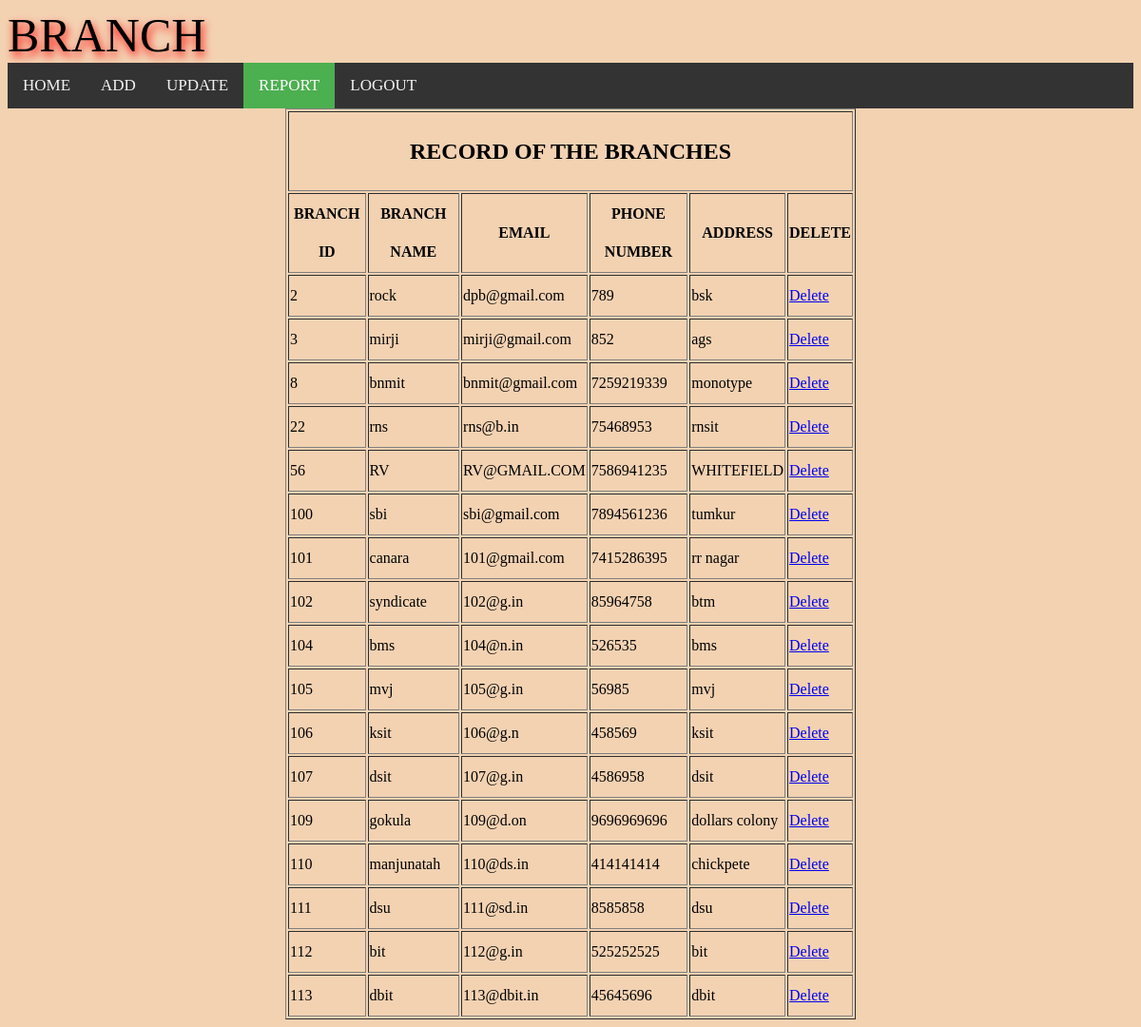
Page /rbranch.php on the committed database.
### tables this page shows
CREATE TABLE `branch` (
  `branchid` int(10) NOT NULL,
  `branchname` varchar(20) NOT NULL,
  `email` varchar(30) NOT NULL,
  `phoneno` bigint(10) NOT NULL,
  `address` varchar(30) NOT NULL
);

### rbranch.php (the view, shortened to what this page needs)
<?php
$servername = "localhost";
$userid = "root";
$password = "";
$dbname = "login";
$link= mysqli_connect($servername, $userid, $password, $dbname);
$sql="select * from BRANCH";
$result=mysqli_query($link,$sql);
?>
<!DOCTYPE html>
<html>
<HEAD>
<div class="col-sm-5">
            <div ><span style="font-family:impact;text-shadow:2px 5px 10px red; font-size:50px">BRANCH</span></div>
        </div>
</HEAD>
<body>
<div class="topnav">
   <a  href="services.php">HOME</a>
<a   href="BRANCH.php">ADD</a>
  <a  href="editbranch.php">UPDATE</a>
 <a  class="active" href="rBRANCH.php">REPORT</a>
	<a href="login.php">LOGOUT</a>
</div>
<table align="center"border="1px" style="width:600px; line-height:40px;">
<tr>
<th colspan="6"><h2>RECORD OF THE BRANCHES</h2></th>
</tr>
<t>
<th>BRANCH ID</TH>
<th>BRANCH NAME</TH>
<th>EMAIL</TH>
<th>PHONE NUMBER</TH>
<th>ADDRESS</TH>
<th>DELETE</TH>
</t>
<?php
 if(mysqli_num_rows($result) > 0){
	 while($row = mysqli_fetch_array($result))
	{
echo "<tr>";
                echo "<td>" . $row['branchid'] . "</td>";
                echo "<td>" . $row['branchname'] . "</td>";
                echo "<td>" . $row['email'] . "</td>";
                echo "<td>" . $row['phoneno'] . "</td>";
		echo "<td>" . $row['address'] . "</td>";
echo"<td><a href=dbranch.php?branchid=".$row['branchid'].">Delete</a></td>";
 echo "</tr>";
        }
        echo "</table>";
}
    else{
        echo "No records matching your query were found.";
    }
?>
</body>
</html>

### rbranch.php (style rules this page uses)
body { background-color:#F3D2B2; }
.topnav { overflow: hidden; background-color: #333; }
.topnav a { float: left; color: #f2f2f2; text-align: center; padding: 14px 16px; text-decoration: none; font-size: 17px; }
.topnav a.active { background-color: #4CAF50; color: white; }

### rows in the picture
branch: branchid "2", branchname "rock", email "dpb@gmail.com", phoneno "789", address "bsk"
branch: branchid "3", branchname "mirji", email "mirji@gmail.com", phoneno "852", address "ags"
branch: branchid "8", branchname "bnmit", email "bnmit@gmail.com", phoneno "7259219339", address "monotype"
branch: branchid "22", branchname "rns", email "rns@b.in", phoneno "75468953", address "rnsit"
branch: branchid "56", branchname "RV", email "RV@GMAIL.COM", phoneno "7586941235", address "WHITEFIELD"
branch: branchid "100", branchname "sbi", email "sbi@gmail.com", phoneno "7894561236", address "tumkur"
branch: branchid "101", branchname "canara", email "101@gmail.com", phoneno "7415286395", address "rr nagar"
branch: branchid "102", branchname "syndicate", email "102@g.in", phoneno "85964758", address "btm"
branch: branchid "104", branchname "bms", email "104@n.in", phoneno "526535", address "bms"
branch: branchid "105", branchname "mvj", email "105@g.in", phoneno "56985", address "mvj"
branch: branchid "106", branchname "ksit", email "106@g.n", phoneno "458569", address "ksit"
branch: branchid "107", branchname "dsit", email "107@g.in", phoneno "4586958", address "dsit"
branch: branchid "109", branchname "gokula", email "109@d.on", phoneno "9696969696", address "dollars colony"
branch: branchid "110", branchname "manjunatah", email "110@ds.in", phoneno "414141414", address "chickpete"
branch: branchid "111", branchname "dsu", email "111@sd.in", phoneno "8585858", address "dsu"
branch: branchid "112", branchname "bit", email "112@g.in", phoneno "525252525", address "bit"
branch: branchid "113", branchname "dbit", email "113@dbit.in", phoneno "45645696", address "dbit"
